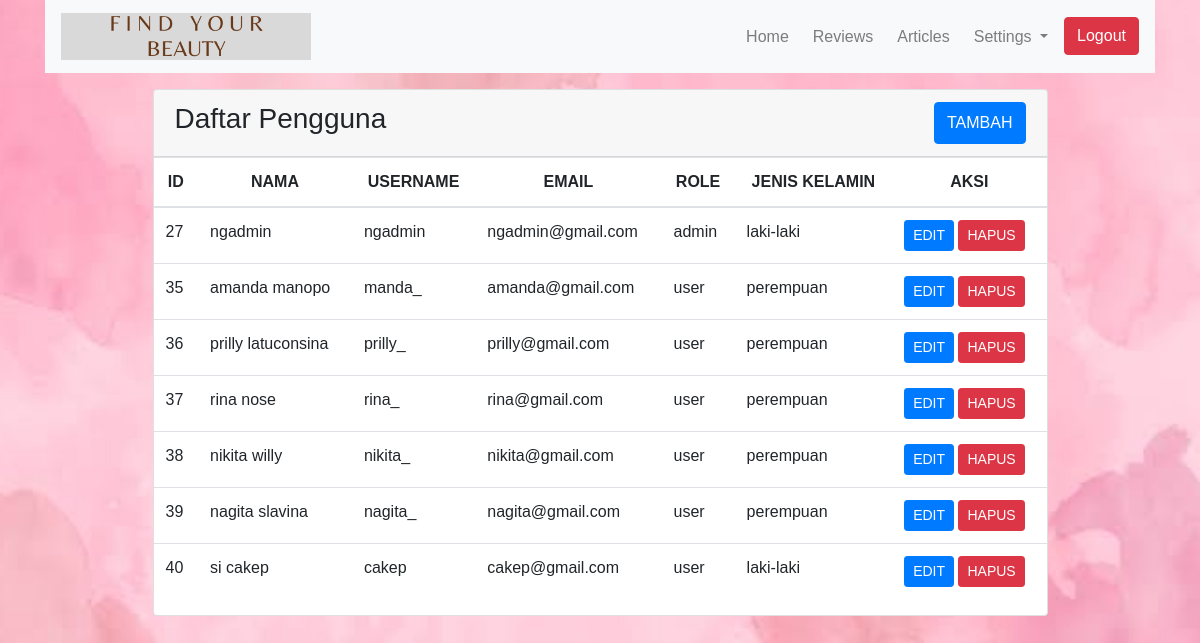
The app's page /views/view_user.php (signed in) with its own data.
### tables this page shows
CREATE TABLE `tb_users` (
  `id` int NOT NULL,
  `username` varchar(128) NOT NULL,
  `name` varchar(255) NOT NULL,
  `email` varchar(255) NOT NULL,
  `password` varchar(255) NOT NULL,
  `gender` varchar(10) DEFAULT NULL,
  `role` varchar(10) NOT NULL DEFAULT 'user',
  `created_at` timestamp NOT NULL DEFAULT CURRENT_TIMESTAMP,
  `updated_at` timestamp NOT NULL DEFAULT CURRENT_TIMESTAMP
);

### models/User.php (called while the page is built, shortened)
<?php
class User {
    public static function get( int $id_user = null) {
        global $conn;
        $sql = "SELECT * FROM tb_users";
        $query = mysqli_query($conn, $sql);
        $user_found = [];
        while($user = mysqli_fetch_assoc($query)) $user_found[] = $user;
        return $user_found;
    }
}
?>

### views/view_user.php (the view, shortened to what this page needs)
<?php
    $users = User::get();
    require_once 'templates/header.php';
?>
        <div class="container">
            <div class="row align-items-center">
                <div class="col-10 mx-auto mt-3">
                    <div class="card">
                    <div class="card-header">
                        <div class="row">
                            <h3 class="ml-3">Daftar Pengguna</h3>
                            <button type="button" class="btn btn-primary ml-auto mr-3" data-toggle="modal" data-target="#tambahUser">TAMBAH</button>
                        </div>
                    </div>
                        <table class="table">
                            <thead class="text-center">
                                <tr>
                                    <th>ID</th>
                                    <th>NAMA</th>
                                    <th>USERNAME</th>
                                    <th>EMAIL</th>
                                    <th>ROLE</th>
                                    <th>JENIS KELAMIN</th>
                                    <th>AKSI</th>
                                </tr>
                            </thead>
                            <tbody>
                            <?php foreach($users as $usr) : ?>
                                <tr>
                                    <td><?= $usr["id"]; ?></td>
                                    <td><?= $usr["name"]; ?></td>
                                    <td><?= $usr["username"]; ?></td>
                                    <td><?= $usr["email"]; ?></td>
                                    <td><?= $usr["role"]; ?></td>
                                    <td><?= $usr["gender"]; ?></td>
                                    <td>
                                        <button type="button" class="btn btn-primary btn-sm" data-toggle="modal" data-target="#editUser<?= $usr["id"]; ?>">EDIT</button>
                                        <a href="../controller/user_controls.php?action=delete&id=<?= $usr["id"]; ?>" class="btn btn-danger btn-sm" role="button">HAPUS</a>
                                    </td>
                                </tr>
                            <?php endforeach;?>
                            </tbody>
                        </table>
                    </div>
                </div>
            </div>
                </div>
        </div>
<?php require_once 'templates/footer.php'; ?>

### assets/css/style.css (style rules this page uses)
body { padding: 0; margin: 0; font-family: sans-serif; background: #F1EFEF; height: 100vh; width: 100%; height: 100vh; background-image: url(../images/pink.jpeg); background-size: cover; background-position: center; }

### records on screen
tb_users: id "27", name "ngadmin", username "ngadmin", email "ngadmin@gmail.com", role "admin", gender "laki-laki"
tb_users: id "35", name "amanda manopo", username "manda_", email "amanda@gmail.com", role "user", gender "perempuan"
tb_users: id "36", name "prilly latuconsina", username "prilly_", email "prilly@gmail.com", role "user", gender "perempuan"
tb_users: id "37", name "rina nose", username "rina_", email "rina@gmail.com", role "user", gender "perempuan"
tb_users: id "38", name "nikita willy", username "nikita_", email "nikita@gmail.com", role "user", gender "perempuan"
tb_users: id "39", name "nagita slavina", username "nagita_", email "nagita@gmail.com", role "user", gender "perempuan"
tb_users: id "40", name "si cakep", username "cakep", email "cakep@gmail.com", role "user", gender "laki-laki"
